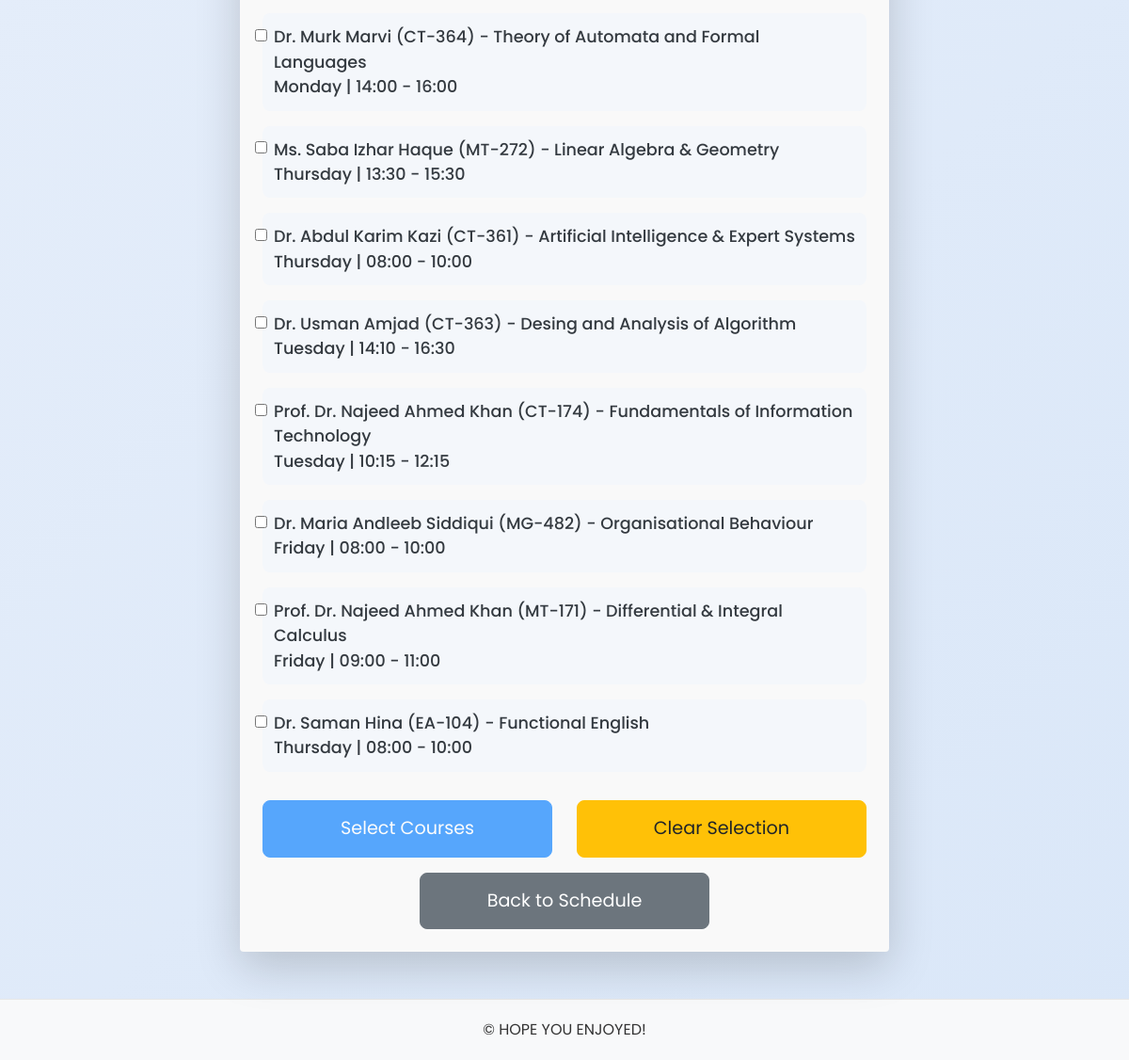
Page /select_courses (lower part) on the earlier database version.
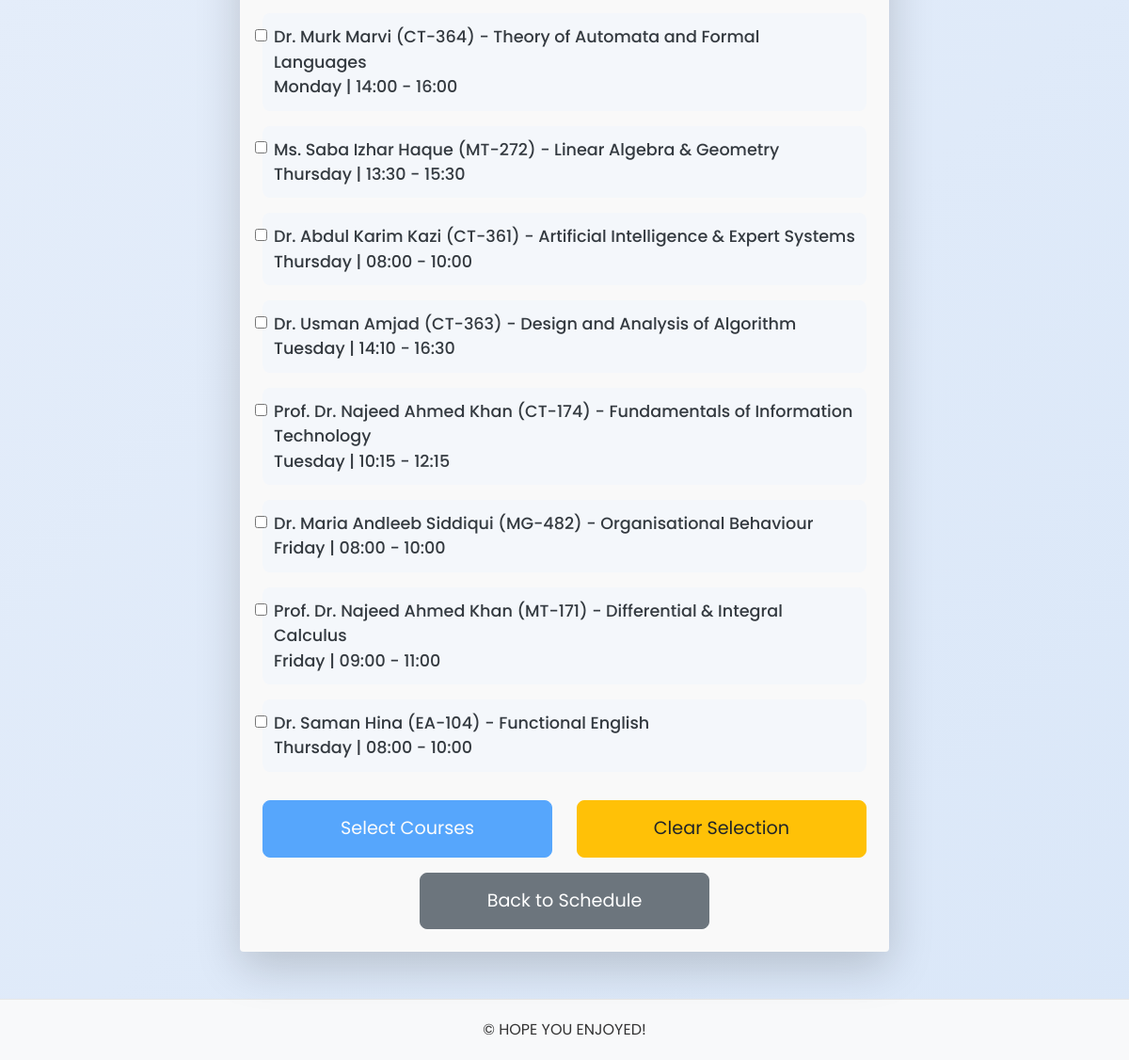
Same page on the later database version.
### tables this page shows
CREATE TABLE course_schedule (
        id INTEGER PRIMARY KEY AUTOINCREMENT,
        teacher_name TEXT NOT NULL,
        course_code TEXT NOT NULL,
        course_title TEXT NOT NULL,
        day_of_week TEXT NOT NULL,
        class_start_time TIME NOT NULL,
        class_end_time TIME NOT NULL,
        room INTEGER NOT NULL
    );

### app.py (the view, shortened to what this page needs)
@app.route('/select_courses', methods=['GET', 'POST'])
def select_courses():
    try:
        with get_db_connection() as conn:
            if conn:
                cursor = conn.cursor()
                cursor.execute("""
                    SELECT id, teacher_name, course_code , course_title, day_of_week, class_start_time, class_end_time
                    FROM course_schedule
                """)
                courses = cursor.fetchall()
            else:
                raise sqlite3.Error("Failed to connect to the database")
        selected_courses = session.get('selected_courses', [])
        return render_template('select_courses.html', courses=courses, selected_courses=selected_courses)
    except sqlite3.Error as e:
        flash(f"Database error: {e}", "danger")
        return render_template('select_courses.html', courses=[], selected_courses=[])

### app.py (called while the page is built)
def get_db_connection():
    try:
        conn = sqlite3.connect('university_schedule.db')  # Connect to the database file
        conn.row_factory = sqlite3.Row  # Allows rows to behave like dictionaries
        return conn
    except sqlite3.Error as e:
        print(f"Database connection error: {e}")
        flash(f"Database error: {e}", "danger")
        return None

### templates/select_courses.html (shortened to what this page needs)
{% extends 'base.html' %}
{% block content %}
<div class="container mt-5">
  <div class="card shadow-lg p-4 rounded">
    <form method="POST" id="courseForm">
      <div class="form-group">
        <label class="font-weight-bold text-dark">Select up to 6 courses:</label><br />
        <div id="courseList">
          {% for course in courses %}
          <div class="form-check mb-3 course-item">
            <input
              class="form-check-input"
              type="checkbox"
              name="courses"
              value="{{ course[0] }}"
              id="course_{{ course[0] }}"
            />
            <label class="form-check-label text-dark" for="course_{{ course[0] }}">
              {{ course[1] }} ({{ course[2] }}) - {{ course[3] }}<br />
              {{ course[4] }} | {{ course[5] }} - {{ course[6] }}
            </label>
          </div>
          {% endfor %}
        </div>
      </div>
      <div class="d-flex justify-content-between">
        <button type="submit" class="btn btn-primary btn-lg" id="submitBtn" disabled>Select Courses</button>
        <button type="button" class="btn btn-warning btn-lg" id="clearBtn">Clear Selection</button>
      </div>
    </form>
    <a href="{{ url_for('index') }}" class="btn btn-secondary mt-3 d-block mx-auto btn-lg">Back to Schedule</a>
  </div>
</div>
{% endblock %}

Differences in the rows shown:
changed course_schedule "Dr. Usman Amjad": course_title "Desing and Analysis of Algorithm" → "Design and Analysis of Algorithm"
